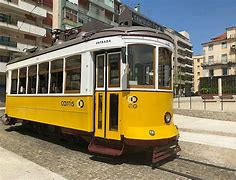
#> input picture ImageProcessing/assign1/sample/tram.jpg, 236 x 180 px, found by its file name
$ python q2.py
#> lines starting #> are read from the running program, lines starting #| are printed output that depends on the picture
#> further down, img is the input picture: PIL image 236x180 RGB; mean R, G, B 136.7, 125.7, 97.2
from PIL import Image
from PIL.Image import Image as IMG

def enhance(image:IMG):
    image = image.convert("L") # convert to gray scale
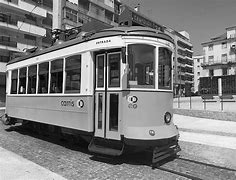
#> image: PIL image 236x180 L; min 0, max 255, mean 125.7
    max_level = 255 # max gray scale value of this image (255 for 8 bit)
    for x in range(image.height): # height
        for y in range(image.width): # width
            r = image.getpixel((y,x))
            if r < (max_level/3):
                s = 5*max_level/6
            elif r < (2*max_level/3):
                s = (-2 * r) + (9 * max_level /6)
            else:
                s = max_level/6
            image.putpixel((y,x), round(s))
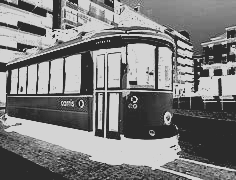
#> image: PIL image 236x180 L; min 42, max 212, mean 126.2
    image.save(f"ImageProcessing/assign1/q2/tram-ENHANCE.jpg")

img = Image.open("ImageProcessing/assign1/sample/tram.jpg")
enhance(img)

$ run again, with ImageProcessing/assign1/sample/flower.jpg copied over ImageProcessing/assign1/sample/tram.jpg
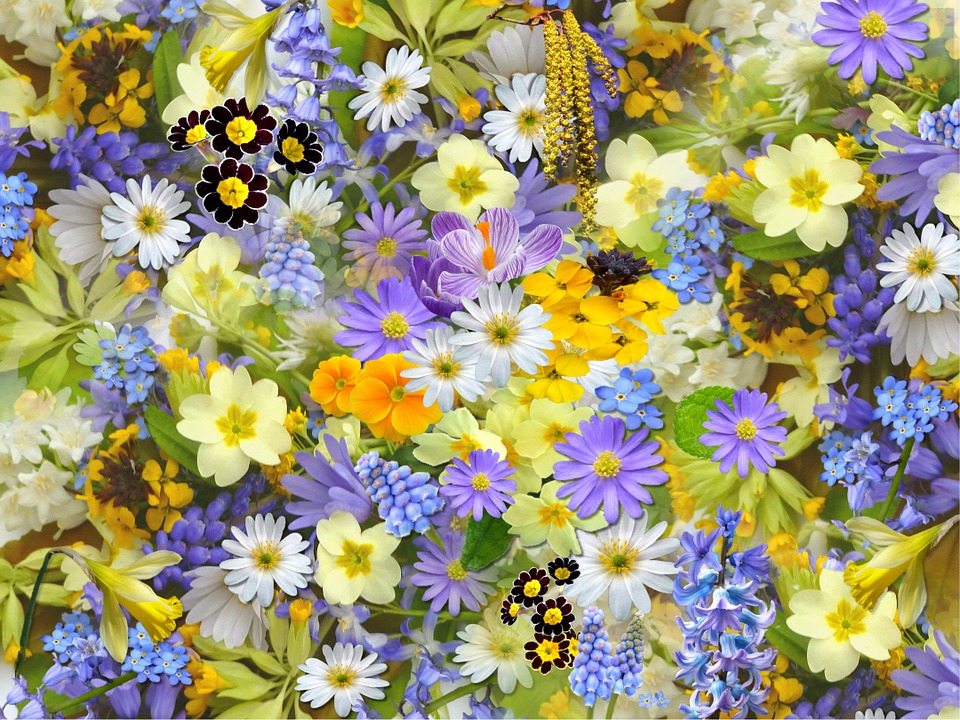
#> input picture ImageProcessing/assign1/sample/flower.jpg, 960 x 720 px, found by its file name
#> img is the input picture: PIL image 960x720 RGB; mean R, G, B 158.1, 152.2, 118.4
#> in enhance, `image = image.convert("L")`:
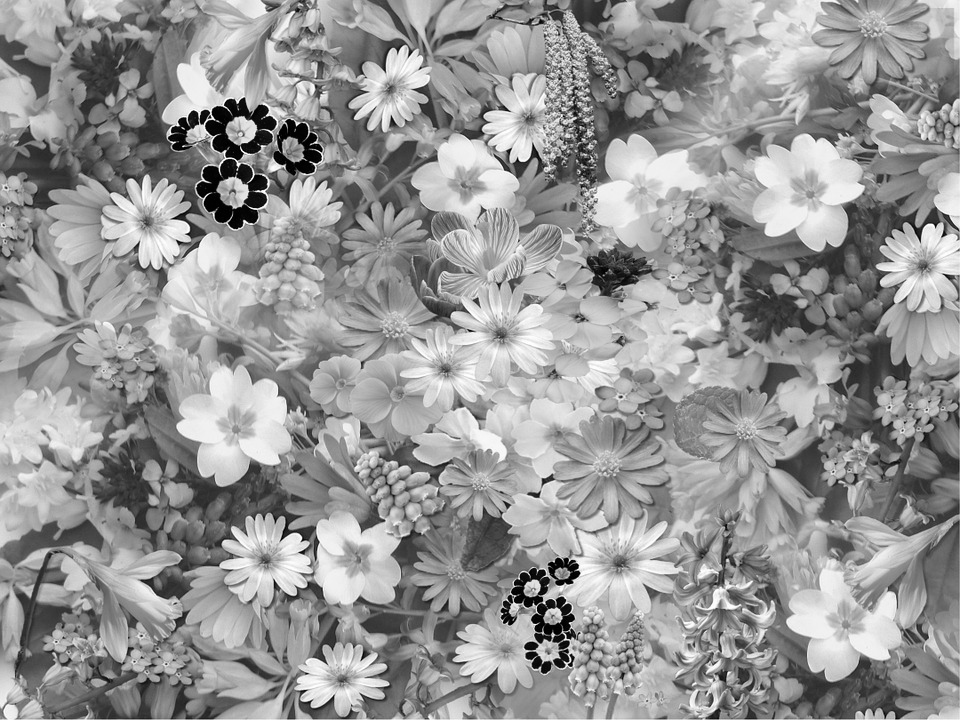
#> image: PIL image 960x720 L; min 0, max 255, mean 150.1
#> after the loop in enhance, `for x in range(image.height):`:
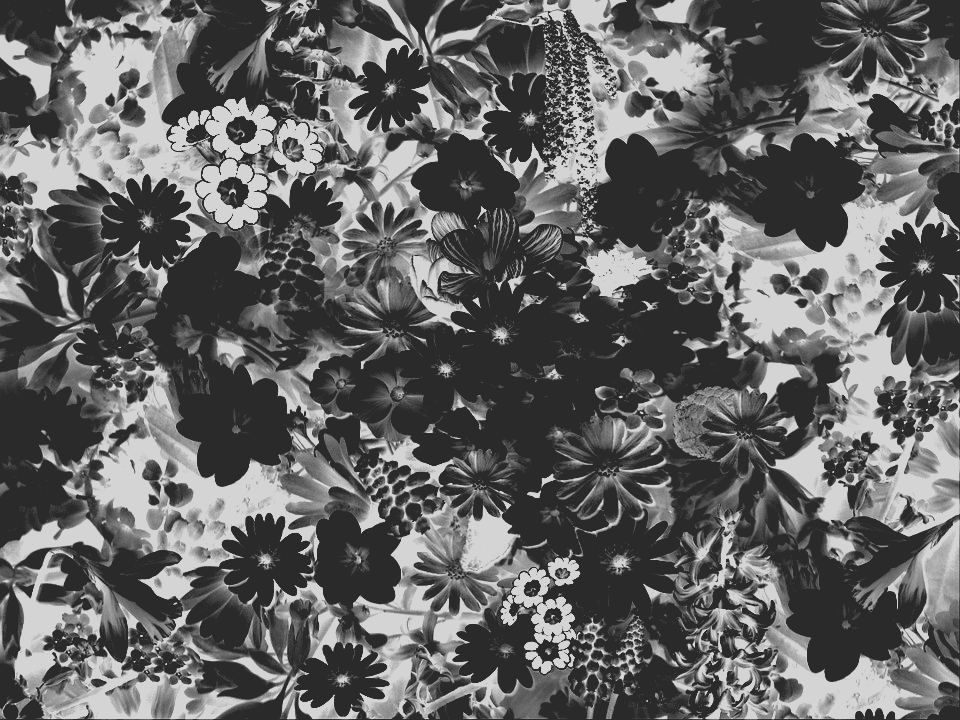
#> image: PIL image 960x720 L; min 42, max 212, mean 99.5

$ run again, with ImageProcessing/assign1/sample/fractal.jpg copied over ImageProcessing/assign1/sample/tram.jpg
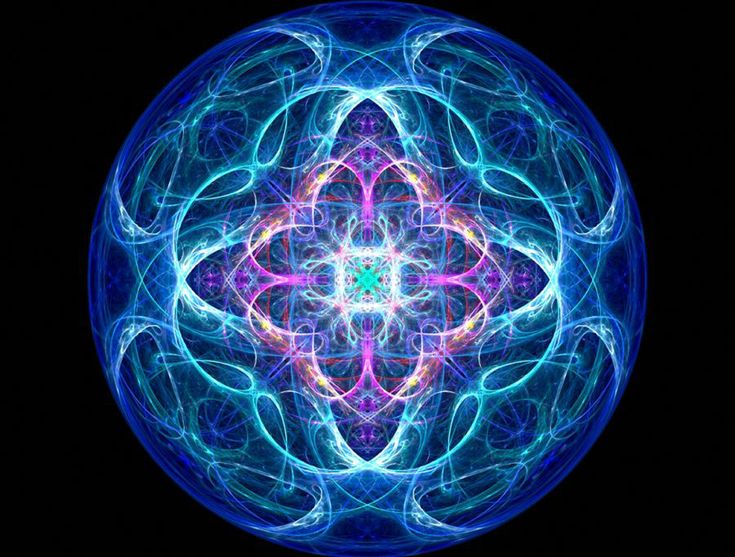
#> input picture ImageProcessing/assign1/sample/fractal.jpg, 735 x 557 px, found by its file name
#> img is the input picture: PIL image 735x557 RGB; mean R, G, B 28.5, 52.8, 89.5
#> in enhance, `image = image.convert("L")`:
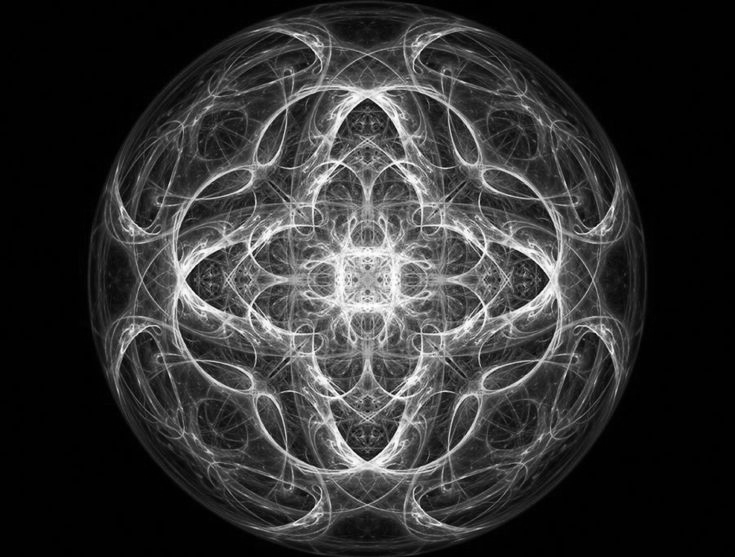
#> image: PIL image 735x557 L; min 0, max 255, mean 49.8
#> after the loop in enhance, `for x in range(image.height):`:
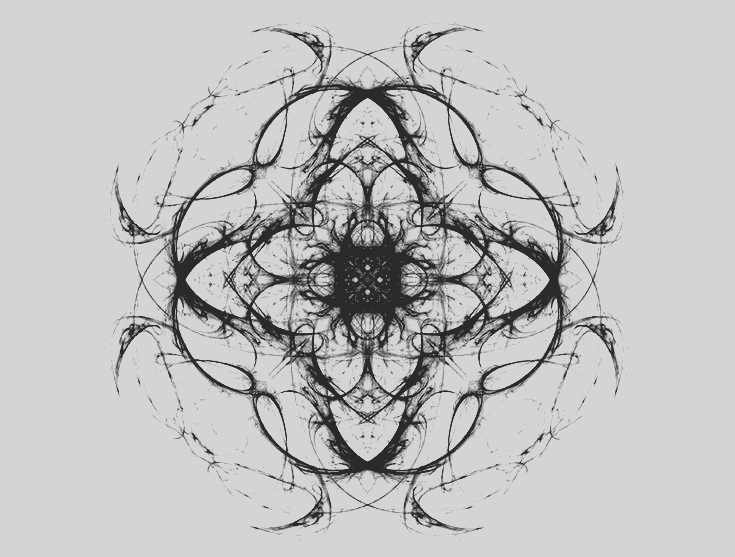
#> image: PIL image 735x557 L; min 42, max 212, mean 191.5
